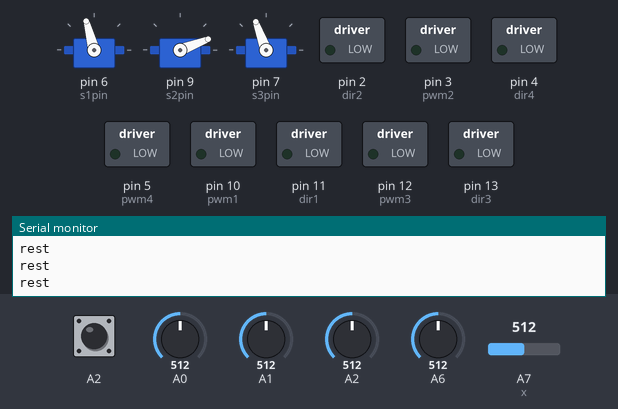
Recording of a sketch running on a simulated Arduino Nano, built with avr-gcc and run on an emulated ATmega328P. Shown: 3 × servo, switched loads named in the sketch (green lamp = pin HIGH), the last lines printed to the serial monitor. Inputs (shaded band) come from the test bench; at power-on: A6 = 512, A7 (x) = 512, A0 = 512, A1 = 512, A2 HIGH, A2 = 512.

Above: at 1.2 s.
1.3 s: A6 set to 716
At 2.0 s:
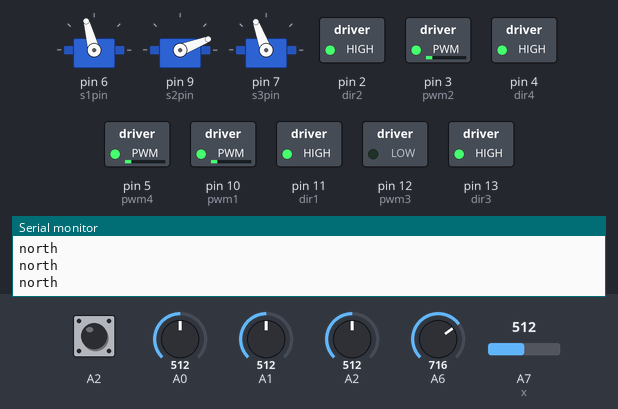
2.9 s: A7 (x) set to 716
At 3.6 s:
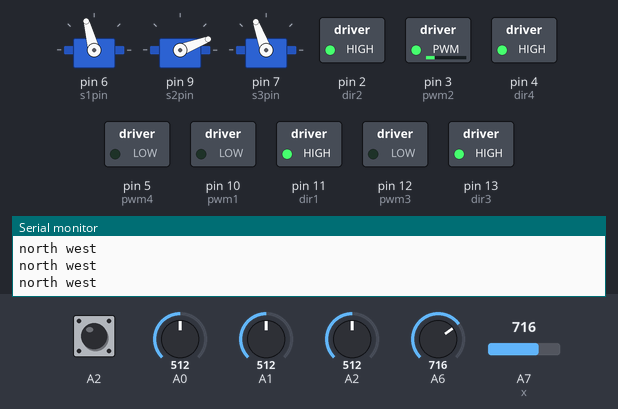
4.5 s: A0 set to 263
6.0 s: A0 set to 247
At 6.7 s:
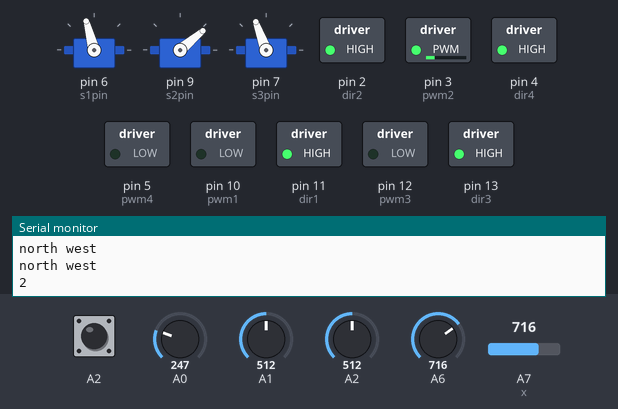
7.6 s: A6 set to 627
At 9.2 s:
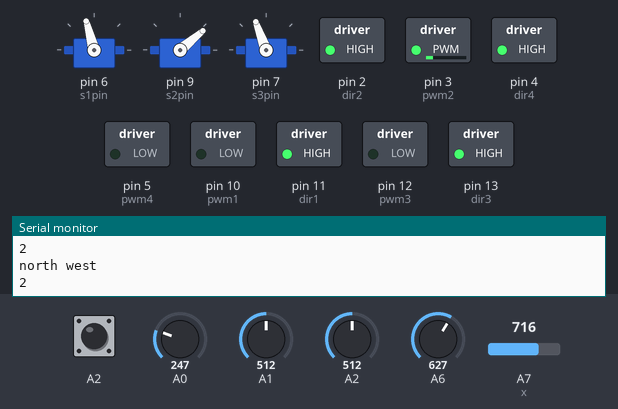
9.5 s: A6 set to 606
At 11.0 s:
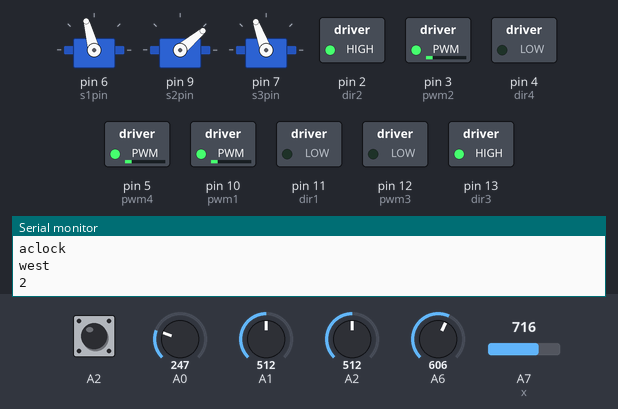
Timing chart, 0 to 12.4 s (numbered marks = the images above; inputs shaded):
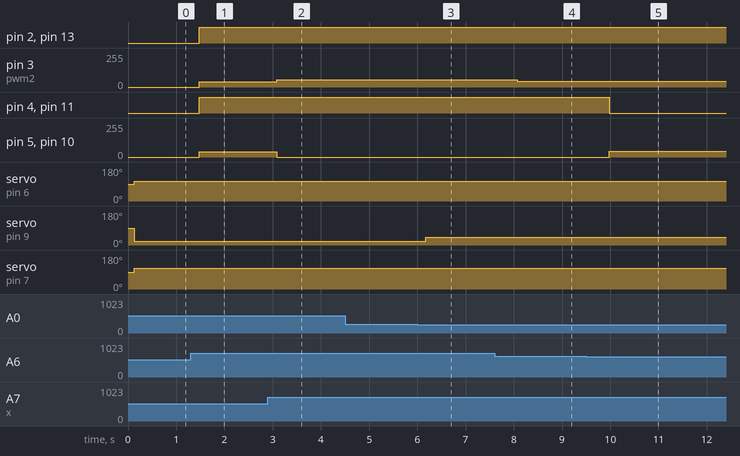

The sketch:

HolonomicMaster.ino
```cpp
/*MANUAL ROBOT
 * ROBOCON 2018 - NEM'CON
 * Coded By: Shubham Jha, Steve Durairaj
 * Things to do:
 * 1. Find the error in servo 3
 */


#include <Servo.h>

/*Motor Class:
 * Data members: location of pins of the joystick and two variables to store the value
 * Functions:
 * 1. Constructor to initialise values
 * 2. jyState to print analog values
 * 3. jyMap to map values from 0 -1023 to -100 to 100
 * 4. filter to relax spikes in movement
 */
class joystick
{
  public:
  int switch_pin;
  int x_pin;
  int y_pin;
  int x, y;
  joystick(int s=A5,int x=A7,int y=A6)
  {
    switch_pin=s;
    x_pin=x;
    y_pin=y;
  }
  void jyState()
  {
    Serial.print("Switch:");
    Serial.println(digitalRead(switch_pin));
    Serial.print("X:");
    Serial.println(x);
    Serial.print("Y:");
    Serial.println(y);
  }
  void jyMap()
  {
   x=map(filter(x_pin),0,1023,100,-100);
   //y axis is flipped as joystick is connected upside down
   y=map(filter(y_pin),0,1023,-100,100);
  }
  int filter(int x)
  {
   int i=0,sum=0;
   for(i=0;i<30;i++)
   {
     sum+=analogRead(x);
     delay(1);
    }
    sum/=30;
    return sum;
  }
}jy1,jy2(A2,A0,A1); //jy1 takes default constructor values, jy2 values  initialized

/*Motor speed*/
int velocity;

/*Declaration of Servo objects*/
Servo s1,s2,s3;
const int s1pin=6,s2pin=9,s3pin=7 ;


/*Declaration of Joystick varriables*/
const int CLOCK = 1;
const int REST =-1;
const int ACLOCK =0;

/*Motor pins*/
const int dir2=2,dir3=13,dir1=11,dir4=4;
const int pwm2=3,pwm3=12,pwm1=10,pwm4=5;

/*
 * pwm1 -LMF
 * pwm2 -RMF
 * pwm3 -LMB
 * pwm4 -RMB
 */

/*setup():
 * Initializes all the above declared pins appropriately
 */
void setup()
{

  Serial.begin(9600);

  /*Initialisation of joystick switch*/
  pinMode(jy1.switch_pin,INPUT_PULLUP);
  pinMode(jy2.switch_pin,INPUT_PULLUP);

  /* Servo pin init*/
  s1.attach(s1pin);
  s2.attach(s2pin);
  s3.attach(s3pin);

  /*Initialization of Motor driver pins*/
  pinMode(pwm1,OUTPUT);
  pinMode(pwm2,OUTPUT);
  pinMode(pwm3,OUTPUT);
  pinMode(pwm4,OUTPUT);
  pinMode(dir1,OUTPUT);
  pinMode(dir2,OUTPUT);
  pinMode(dir3,OUTPUT);
  pinMode(dir4,OUTPUT);

}


/*loop():
 * Runs a loop to read values of the joystick and calls
 * driveRoutine maped to jy1
 * and servoRoutine maped to jy2
 */
void loop()
{
  jy1.jyMap();
  jy2.jyMap();
  driverRoutine1();
  servoRoutine();
}


/*monveIn():
 * Inputs: pwm,dir,type
 * Function: Writes the direction and pwm value to the motor drivers
 * based on the value of type
 */
void moveIn(int pwm,int dir,int type,int raftar=255)
{
  if(type == CLOCK){
    analogWrite(pwm,raftar);
    digitalWrite(dir,HIGH);
  }
  else if(type == ACLOCK){
    Serial.println("aclock");
    analogWrite(pwm,raftar);
    digitalWrite(dir,LOW);
  }
  else if(type == REST){
    analogWrite(pwm,0);
  }
}

/*servoRoutine():
 * Function: Contorls the servos of the gripper based on switch values
 */
void servoRoutine()
{
  int x=jy2.x,y=jy2.y;
  if(digitalRead(jy2.switch_pin)==HIGH)
  {
    if(x<-50 && y<50 && y>-50)      //WEST ACTIVATES ALL
    {
      Serial.println("ALL");
      s1.write(120);
      s2.write(40);
      s3.write(90);
      delay(500);
    }
    else
    {
      if(y>50 && x<50 && x>-50)       //NORTH ACTIVATES SERVO 1
      {
        s1.write(120);
        Serial.println("1");
        delay(500);
      }
      else
      {
        s1.write(105);
      }
      if(x>50 && y<50 && y>-50)  //EAST ACTIVATES SERVO 2
      {
        s2.write(40);
        Serial.println("2");
        delay(500);
      }
      else
      {
       s2.write(21);
      }
      if(y<-50 && x<50 && x>-50)  //SOUTH ACTIVATES SERVO 3
      {
        s3.write(90);
        Serial.println("3");
        delay(500);
      }
      else
      {
       s3.write(110);
      }

   }
  }

}
/*driveRoutine():
 * Function: Main drive Function -
 * uses value of joystick variables to decide movement
 */
void driverRoutine1()
{
  int x=jy1.x,y=jy1.y,s;
  s=analogRead(jy2.switch_pin);
  velocity=sqrt(x*x+y*y);
  velocity=map(velocity,0,100,0,100);
  if(s<100)
  {
    if(x>20 && y<20 && y>-20){
      clockwise();
      Serial.println("clockwise");
    }
    else if(x<-20 && y<20 && y>-20){
      anticlockwise();
      Serial.println("anticlockwise");
    }
  }
  else
  {
    if(x>-20 && x <20 && y>-20 && y<20){
      rest();
     Serial.println("rest");
    }
    else if(x>20 && y<20 && y>-20){
     east();
     Serial.println("east");
    }
    else if(x<-20 && y<20 && y>-20){
      west();
      Serial.println("west");
    }
    else if(y>20 && x<20 && x>-20){
       north();
      Serial.println("north");
    }
    else if(y<-20 && x<20 && x>-20){
      south();
      Serial.println("south");
    }
    else if(x>20  &&  y>20)
    {
      northEast();
      Serial.println("north east");
    }
    else if(x<-20  &&  y>20)
    {
      northWest();
      Serial.println("north west");
    }
    else if(x<-20  &&  y<-20)
    {
      southWest();
      Serial.println("south west");
    }
    else if(x>20  &&  y<-20)
    {
      southEast();
      Serial.println("south east");
    }
  }
}

/*Direction  Functions */
void clockwise()
{
  moveIn(pwm1,dir1,CLOCK,velocity);
  moveIn(pwm2,dir2,ACLOCK,velocity);
  moveIn(pwm3,dir3,CLOCK,velocity);
  moveIn(pwm4,dir4,ACLOCK,velocity);
}
void anticlockwise()
{
  moveIn(pwm1,dir1,ACLOCK,velocity);
  moveIn(pwm2,dir2,CLOCK,velocity);
  moveIn(pwm3,dir3,ACLOCK,velocity);
  moveIn(pwm4,dir4,CLOCK,velocity);
}
void north()
{
  moveIn(pwm1,dir1,CLOCK,velocity);
  moveIn(pwm2,dir2,CLOCK,velocity);
  moveIn(pwm3,dir3,CLOCK,velocity);
  moveIn(pwm4,dir4,CLOCK,velocity);

}
void south()
{
  moveIn(pwm1,dir1,ACLOCK,velocity);
  moveIn(pwm2,dir2,ACLOCK,velocity);
  moveIn(pwm3,dir3,ACLOCK,velocity);
  moveIn(pwm4,dir4,ACLOCK,velocity);
}
void east()
{
  moveIn(pwm1,dir1,CLOCK,velocity);
  moveIn(pwm2,dir2,ACLOCK,velocity);
  moveIn(pwm3,dir3,ACLOCK,velocity);
  moveIn(pwm4,dir4,CLOCK,velocity);
}
void west()
{
  moveIn(pwm1,dir1,ACLOCK,velocity);
  moveIn(pwm2,dir2,CLOCK,velocity);
  moveIn(pwm3,dir3,CLOCK,velocity);
  moveIn(pwm4,dir4,ACLOCK,velocity);
}
void northEast()
{
  moveIn(pwm1,dir1,CLOCK,velocity);
  moveIn(pwm2,dir2,REST,velocity);
  moveIn(pwm3,dir3,REST,velocity);
  moveIn(pwm4,dir4,CLOCK,velocity);
}
void southWest()
{
  moveIn(pwm1,dir1,ACLOCK,velocity);
  moveIn(pwm2,dir2,REST,velocity);
  moveIn(pwm3,dir3,REST,velocity);
  moveIn(pwm4,dir4,ACLOCK,velocity);
}
void southEast()
{
  moveIn(pwm1,dir1,REST,velocity);
  moveIn(pwm2,dir2,ACLOCK,velocity);
  moveIn(pwm3,dir3,ACLOCK,velocity);
  moveIn(pwm4,dir4,REST,velocity);
}
void northWest()
{
  moveIn(pwm1,dir1,REST,velocity);
  moveIn(pwm2,dir2,CLOCK,velocity);
  moveIn(pwm3,dir3,CLOCK,velocity);
  moveIn(pwm4,dir4,REST,velocity);
}

void rest(){
  moveIn(pwm1,dir1,REST,0);
  moveIn(pwm2,dir2,REST,0);
  moveIn(pwm3,dir3,REST,0);
  moveIn(pwm4,dir4,REST,0);
}
```

Measured:
- the behaviour switches between 256 and 255 on A0 (found by bisection; images 2 and 3)
- the behaviour switches between 614 and 613 on A6 (found by bisection; images 4 and 5)
- after the input at 1.3 s, pin 2 (dir2), pin 4 (dir4), pin 11 (dir1), pin 13 (dir3): LOW → HIGH after 0.18 s; pin 3 (pwm2), pin 5 (pwm4), pin 10 (pwm1): 0/255 → 39/255 after 0.18 s
- after the input at 2.9 s, pin 3 (pwm2): 39/255 → 55/255 after 0.19 s; pin 5 (pwm4), pin 10 (pwm1): 39/255 → 0/255 after 0.19 s
- after the input at 6.0 s, servo on pin 9 (s2pin): 21° → 40° after 0.17 s
- after the input at 7.6 s, pin 3 (pwm2): 55/255 → 44/255 after 0.47 s
- after the input at 9.5 s, pin 3 (pwm2): 44/255 → 42/255 after 0.48 s; pin 4 (dir4), pin 11 (dir1): HIGH → LOW after 0.48 s; pin 5 (pwm4), pin 10 (pwm1): 0/255 → 42/255 after 0.48 s
